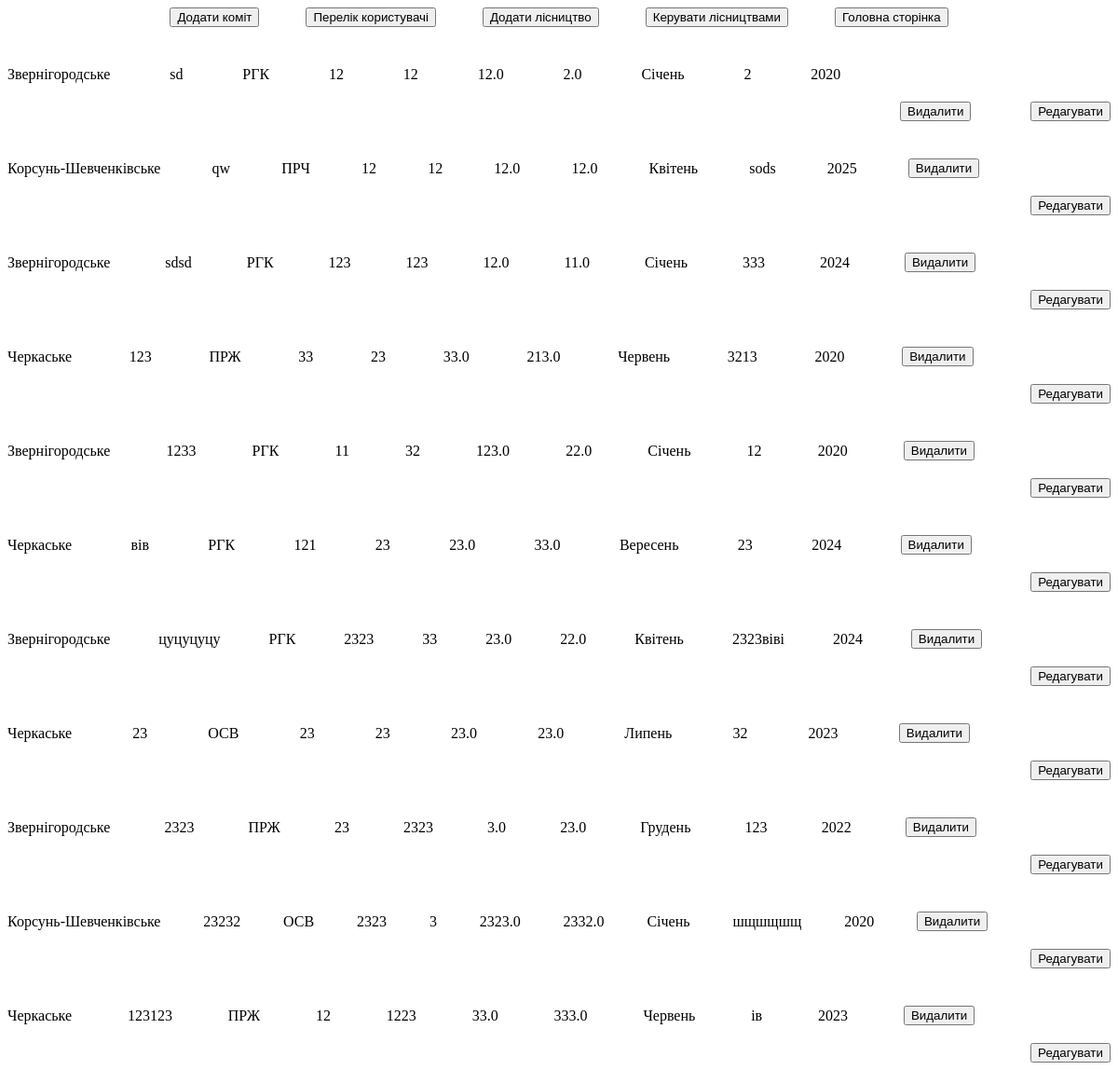
The page /change (signed in) on the database its author committed.
### DB.py (models this page shows)
class Forest(db.Model):
    id = db.Column(db.Integer, primary_key=True)
    mainForest = db.Column(db.String(100), nullable=False)
    forest = db.Column(db.String(100), nullable=False)
    typeCutting = db.Column(db.String(100), nullable=False)
    quarter = db.Column(db.String(100), nullable=False)
    department = db.Column(db.String(100), nullable=False)
    area = db.Column(db.Float, nullable=False)
    volumeForestManagement = db.Column(db.Float, nullable=False)
    month = db.Column(db.String(50), nullable=False)
    decade = db.Column(db.String(50), nullable=False)
    year = db.Column(db.Integer, nullable=False)

### app.py (the view)
@app.route('/change', methods=['POST', 'GET'])
@login_required
@admin_required
def change():
    all_forests = Forest.query.all()
    return render_template('change.html', forests=all_forests)

### app.py (called while the page is built)
@login_manager.user_loader
def load_user(user_id):
    return User.query.get(int(user_id))

### templates/change.html (shortened to what this page needs)
<!DOCTYPE html>
<html lang="en">
<head>
    <link rel="stylesheet" href="{{ url_for('static', filename='styles/admin-style.css') }}">
</head>
<body>
    <header>
        <a href="{{ url_for('comits')}}"><button>Додати коміт</button></a>
        <a href="{{ url_for('all_users') }}"><button>Перелік користувачі</button></a>
        <a href="{{ url_for('admin') }}"><button>Додати лісництво</button></a>
        <a href="{{ url_for('change') }}"><button>Керувати лісництвами</button></a>
        <a href="{{ url_for('main') }}"><button>Головна сторінка</button></a>
    </header>
    <main>
        {% for forest in forests %}
        <div class="forest-item">
            <p>{{ forest.mainForest }}</p>
            <p>{{ forest.forest }}</p>
            <p>{{ forest.typeCutting }}</p>
            <p>{{ forest.quarter }}</p>
            <p>{{ forest.department }}</p>
            <p>{{ forest.area }}</p>
            <p>{{ forest.volumeForestManagement }}</p>
            <p>{{ forest.month }}</p>
            <p>{{ forest.decade }}</p>
            <p>{{ forest.year }}</p>
            <form action="{{ url_for('delete', id=forest.id) }}" method="POST">
                <input type="submit" value="Видалити" onclick="return confirm('Ви впевнені?')">
            </form>
            <form action="{{ url_for('edit', id=forest.id) }}" method="GET">
                <input type="submit" value="Редагувати">
        </div>
        {% endfor %}
    </main>
</body>
</html>

### static/styles/admin-style.css (style rules this page uses)
header { display: flex; justify-content: center; gap: 50px; }
form { margin-top: 80px; display: flex; flex-direction: column; align-items: center; justify-content: center; gap: 40px; }
.forest-item { display: flex; justify-content: space-between; align-items: center; gap: 20px; }

### rows shown on the page
Forest: mainForest "Звернігородське", forest "sd", typeCutting "РГК", quarter "12", department "12", area "12.0", volumeForestManagement "2.0", month "Січень", decade "2", year "2020"
Forest: mainForest "Корсунь-Шевченківське", forest "qw", typeCutting "ПРЧ", quarter "12", department "12", area "12.0", volumeForestManagement "12.0", month "Квітень", decade "sods", year "2025"
Forest: mainForest "Звернігородське", forest "sdsd", typeCutting "РГК", quarter "123", department "123", area "12.0", volumeForestManagement "11.0", month "Січень", decade "333", year "2024"
Forest: mainForest "Черкаське", forest "123", typeCutting "ПРЖ", quarter "33", department "23", area "33.0", volumeForestManagement "213.0", month "Червень", decade "3213", year "2020"
Forest: mainForest "Звернігородське", forest "1233", typeCutting "РГК", quarter "11", department "32", area "123.0", volumeForestManagement "22.0", month "Січень", decade "12", year "2020"
Forest: mainForest "Черкаське", forest "вів", typeCutting "РГК", quarter "121", department "23", area "23.0", volumeForestManagement "33.0", month "Вересень", decade "23", year "2024"
Forest: mainForest "Звернігородське", forest "цуцуцуцу", typeCutting "РГК", quarter "2323", department "33", area "23.0", volumeForestManagement "22.0", month "Квітень", decade "2323віві", year "2024"
Forest: mainForest "Черкаське", forest "23", typeCutting "ОСВ", quarter "23", department "23", area "23.0", volumeForestManagement "23.0", month "Липень", decade "32", year "2023"
Forest: mainForest "Звернігородське", forest "2323", typeCutting "ПРЖ", quarter "23", department "2323", area "3.0", volumeForestManagement "23.0", month "Грудень", decade "123", year "2022"
Forest: mainForest "Корсунь-Шевченківське", forest "23232", typeCutting "ОСВ", quarter "2323", department "3", area "2323.0", volumeForestManagement "2332.0", month "Січень", decade "шщшщшщ", year "2020"
Forest: mainForest "Черкаське", forest "123123", typeCutting "ПРЖ", quarter "12", department "1223", area "33.0", volumeForestManagement "333.0", month "Червень", decade "ів", year "2023"
